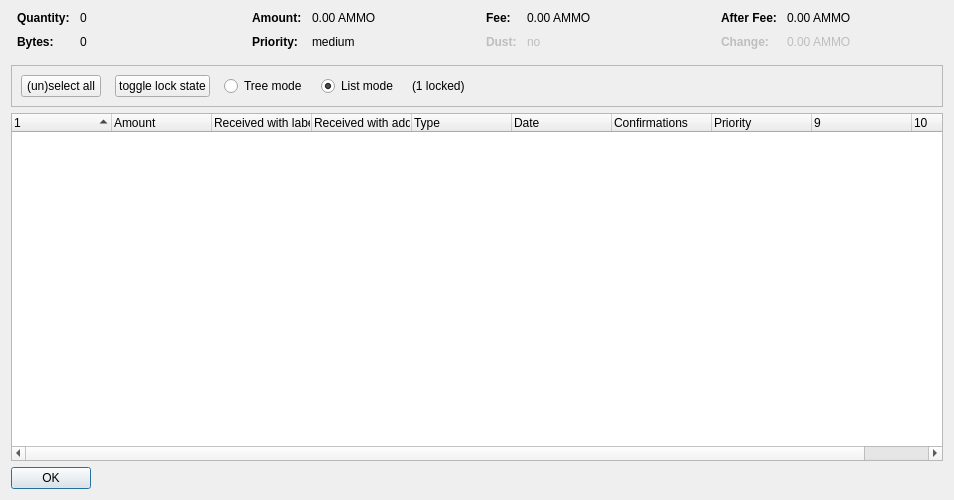
<?xml version="1.0" encoding="UTF-8"?>
<ui version="4.0">
 <class>CoinControlDialog</class>
 <widget class="QDialog" name="CoinControlDialog">
  <property name="geometry">
   <rect>
    <x>0</x>
    <y>0</y>
    <width>954</width>
    <height>500</height>
   </rect>
  </property>
  <property name="windowTitle">
   <string>Coin Selection</string>
  </property>
  <layout class="QVBoxLayout" name="verticalLayout">
   <item>
    <layout class="QHBoxLayout" name="horizontalLayoutTop" stretch="0,0,0,0">
     <property name="topMargin">
      <number>0</number>
     </property>
     <property name="bottomMargin">
      <number>10</number>
     </property>
     <item>
      <layout class="QFormLayout" name="formLayoutCoinControl1">
       <property name="horizontalSpacing">
        <number>10</number>
       </property>
       <property name="verticalSpacing">
        <number>10</number>
       </property>
       <property name="leftMargin">
        <number>6</number>
       </property>
       <property name="rightMargin">
        <number>6</number>
       </property>
       <item row="0" column="0">
        <widget class="QLabel" name="labelCoinControlQuantityText">
         <property name="font">
          <font>
           <weight>75</weight>
           <bold>true</bold>
          </font>
         </property>
         <property name="text">
          <string>Quantity:</string>
         </property>
        </widget>
       </item>
       <item row="0" column="1">
        <widget class="QLabel" name="labelCoinControlQuantity">
         <property name="cursor">
          <cursorShape>IBeamCursor</cursorShape>
         </property>
         <property name="contextMenuPolicy">
          <enum>Qt::ActionsContextMenu</enum>
         </property>
         <property name="text">
          <string notr="true">0</string>
         </property>
         <property name="textInteractionFlags">
          <set>Qt::LinksAccessibleByMouse|Qt::TextSelectableByKeyboard|Qt::TextSelectableByMouse</set>
         </property>
        </widget>
       </item>
       <item row="1" column="0">
        <widget class="QLabel" name="labelCoinControlBytesText">
         <property name="font">
          <font>
           <weight>75</weight>
           <bold>true</bold>
          </font>
         </property>
         <property name="text">
          <string>Bytes:</string>
         </property>
        </widget>
       </item>
       <item row="1" column="1">
        <widget class="QLabel" name="labelCoinControlBytes">
         <property name="cursor">
          <cursorShape>IBeamCursor</cursorShape>
         </property>
         <property name="contextMenuPolicy">
          <enum>Qt::ActionsContextMenu</enum>
         </property>
         <property name="text">
          <string notr="true">0</string>
         </property>
         <property name="textInteractionFlags">
          <set>Qt::LinksAccessibleByMouse|Qt::TextSelectableByKeyboard|Qt::TextSelectableByMouse</set>
         </property>
        </widget>
       </item>
      </layout>
     </item>
     <item>
      <layout class="QFormLayout" name="formLayoutCoinControl2">
       <property name="horizontalSpacing">
        <number>10</number>
       </property>
       <property name="verticalSpacing">
        <number>10</number>
       </property>
       <property name="leftMargin">
        <number>6</number>
       </property>
       <property name="rightMargin">
        <number>6</number>
       </property>
       <item row="0" column="0">
        <widget class="QLabel" name="labelCoinControlAmountText">
         <property name="font">
          <font>
           <weight>75</weight>
           <bold>true</bold>
          </font>
         </property>
         <property name="text">
          <string>Amount:</string>
         </property>
        </widget>
       </item>
       <item row="0" column="1">
        <widget class="QLabel" name="labelCoinControlAmount">
         <property name="cursor">
          <cursorShape>IBeamCursor</cursorShape>
         </property>
         <property name="contextMenuPolicy">
          <enum>Qt::ActionsContextMenu</enum>
         </property>
         <property name="text">
          <string notr="true">0.00 AMMO</string>
         </property>
         <property name="textInteractionFlags">
          <set>Qt::LinksAccessibleByMouse|Qt::TextSelectableByKeyboard|Qt::TextSelectableByMouse</set>
         </property>
        </widget>
       </item>
       <item row="1" column="0">
        <widget class="QLabel" name="labelCoinControlPriorityText">
         <property name="font">
          <font>
           <weight>75</weight>
           <bold>true</bold>
          </font>
         </property>
         <property name="text">
          <string>Priority:</string>
         </property>
        </widget>
       </item>
       <item row="1" column="1">
        <widget class="QLabel" name="labelCoinControlPriority">
         <property name="cursor">
          <cursorShape>IBeamCursor</cursorShape>
         </property>
         <property name="contextMenuPolicy">
          <enum>Qt::ActionsContextMenu</enum>
         </property>
         <property name="text">
          <string>medium</string>
         </property>
         <property name="textInteractionFlags">
          <set>Qt::LinksAccessibleByMouse|Qt::TextSelectableByKeyboard|Qt::TextSelectableByMouse</set>
         </property>
        </widget>
       </item>
      </layout>
     </item>
     <item>
      <layout class="QFormLayout" name="formLayoutCoinControl3">
       <property name="horizontalSpacing">
        <number>10</number>
       </property>
       <property name="verticalSpacing">
        <number>10</number>
       </property>
       <property name="leftMargin">
        <number>6</number>
       </property>
       <property name="rightMargin">
        <number>6</number>
       </property>
       <item row="0" column="0">
        <widget class="QLabel" name="labelCoinControlFeeText">
         <property name="font">
          <font>
           <weight>75</weight>
           <bold>true</bold>
          </font>
         </property>
         <property name="text">
          <string>Fee:</string>
         </property>
        </widget>
       </item>
       <item row="0" column="1">
        <widget class="QLabel" name="labelCoinControlFee">
         <property name="cursor">
          <cursorShape>IBeamCursor</cursorShape>
         </property>
         <property name="contextMenuPolicy">
          <enum>Qt::ActionsContextMenu</enum>
         </property>
         <property name="text">
          <string notr="true">0.00 AMMO</string>
         </property>
         <property name="textInteractionFlags">
          <set>Qt::LinksAccessibleByMouse|Qt::TextSelectableByKeyboard|Qt::TextSelectableByMouse</set>
         </property>
        </widget>
       </item>
       <item row="1" column="0">
        <widget class="QLabel" name="labelCoinControlLowOutputText">
         <property name="enabled">
          <bool>false</bool>
         </property>
         <property name="font">
          <font>
           <weight>75</weight>
           <bold>true</bold>
          </font>
         </property>
         <property name="text">
          <string>Dust:</string>
         </property>
        </widget>
       </item>
       <item row="1" column="1">
        <widget class="QLabel" name="labelCoinControlLowOutput">
         <property name="enabled">
          <bool>false</bool>
         </property>
         <property name="cursor">
          <cursorShape>IBeamCursor</cursorShape>
         </property>
         <property name="contextMenuPolicy">
          <enum>Qt::ActionsContextMenu</enum>
         </property>
         <property name="text">
          <string>no</string>
         </property>
         <property name="textInteractionFlags">
          <set>Qt::LinksAccessibleByMouse|Qt::TextSelectableByKeyboard|Qt::TextSelectableByMouse</set>
         </property>
        </widget>
       </item>
      </layout>
     </item>
     <item>
      <layout class="QFormLayout" name="formLayoutCoinControl4">
       <property name="horizontalSpacing">
        <number>10</number>
       </property>
       <property name="verticalSpacing">
        <number>10</number>
       </property>
       <property name="leftMargin">
        <number>6</number>
       </property>
       <property name="rightMargin">
        <number>6</number>
       </property>
       <item row="0" column="0">
        <widget class="QLabel" name="labelCoinControlAfterFeeText">
         <property name="font">
          <font>
           <weight>75</weight>
           <bold>true</bold>
          </font>
         </property>
         <property name="text">
          <string>After Fee:</string>
         </property>
        </widget>
       </item>
       <item row="0" column="1">
        <widget class="QLabel" name="labelCoinControlAfterFee">
         <property name="cursor">
          <cursorShape>IBeamCursor</cursorShape>
         </property>
         <property name="contextMenuPolicy">
          <enum>Qt::ActionsContextMenu</enum>
         </property>
         <property name="text">
          <string notr="true">0.00 AMMO</string>
         </property>
         <property name="textInteractionFlags">
          <set>Qt::LinksAccessibleByMouse|Qt::TextSelectableByKeyboard|Qt::TextSelectableByMouse</set>
         </property>
        </widget>
       </item>
       <item row="1" column="0">
        <widget class="QLabel" name="labelCoinControlChangeText">
         <property name="enabled">
          <bool>false</bool>
         </property>
         <property name="font">
          <font>
           <weight>75</weight>
           <bold>true</bold>
          </font>
         </property>
         <property name="text">
          <string>Change:</string>
         </property>
        </widget>
       </item>
       <item row="1" column="1">
        <widget class="QLabel" name="labelCoinControlChange">
         <property name="enabled">
          <bool>false</bool>
         </property>
         <property name="cursor">
          <cursorShape>IBeamCursor</cursorShape>
         </property>
         <property name="contextMenuPolicy">
          <enum>Qt::ActionsContextMenu</enum>
         </property>
         <property name="text">
          <string notr="true">0.00 AMMO</string>
         </property>
         <property name="textInteractionFlags">
          <set>Qt::LinksAccessibleByMouse|Qt::TextSelectableByKeyboard|Qt::TextSelectableByMouse</set>
         </property>
        </widget>
       </item>
      </layout>
     </item>
    </layout>
   </item>
   <item>
    <widget class="QFrame" name="frame">
     <property name="minimumSize">
      <size>
       <width>0</width>
       <height>40</height>
      </size>
     </property>
     <property name="frameShape">
      <enum>QFrame::StyledPanel</enum>
     </property>
     <property name="frameShadow">
      <enum>QFrame::Sunken</enum>
     </property>
     <layout class="QHBoxLayout" name="horizontalLayout">
      <item>
       <layout class="QHBoxLayout" name="horizontalLayoutPanel" stretch="0,0,0,0,0,0">
        <property name="spacing">
         <number>14</number>
        </property>
        <item>
         <widget class="QPushButton" name="pushButtonSelectAll">
          <property name="sizePolicy">
           <sizepolicy hsizetype="Maximum" vsizetype="Fixed">
            <horstretch>0</horstretch>
            <verstretch>0</verstretch>
           </sizepolicy>
          </property>
          <property name="text">
           <string>(un)select all</string>
          </property>
          <property name="autoDefault">
           <bool>false</bool>
          </property>
         </widget>
        </item>
        <item>
         <widget class="QPushButton" name="pushButtonToggleLock">
          <property name="sizePolicy">
           <sizepolicy hsizetype="Maximum" vsizetype="Fixed">
            <horstretch>0</horstretch>
            <verstretch>0</verstretch>
           </sizepolicy>
          </property>
          <property name="text">
           <string>toggle lock state</string>
          </property>
          <property name="autoDefault">
           <bool>false</bool>
          </property>
         </widget>
        </item>
        <item>
         <widget class="QRadioButton" name="radioTreeMode">
          <property name="sizePolicy">
           <sizepolicy hsizetype="Maximum" vsizetype="Fixed">
            <horstretch>0</horstretch>
            <verstretch>0</verstretch>
           </sizepolicy>
          </property>
          <property name="text">
           <string>Tree mode</string>
          </property>
         </widget>
        </item>
        <item>
         <widget class="QRadioButton" name="radioListMode">
          <property name="sizePolicy">
           <sizepolicy hsizetype="Maximum" vsizetype="Fixed">
            <horstretch>0</horstretch>
            <verstretch>0</verstretch>
           </sizepolicy>
          </property>
          <property name="text">
           <string>List mode</string>
          </property>
          <property name="checked">
           <bool>true</bool>
          </property>
         </widget>
        </item>
        <item>
         <widget class="QLabel" name="labelLocked">
          <property name="text">
           <string>(1 locked)</string>
          </property>
         </widget>
        </item>
        <item>
         <spacer name="horizontalSpacer">
          <property name="orientation">
           <enum>Qt::Horizontal</enum>
          </property>
          <property name="sizeHint" stdset="0">
           <size>
            <width>40</width>
            <height>20</height>
           </size>
          </property>
         </spacer>
        </item>
       </layout>
      </item>
     </layout>
    </widget>
   </item>
   <item>
    <widget class="CoinControlTreeWidget" name="treeWidget">
     <property name="contextMenuPolicy">
      <enum>Qt::CustomContextMenu</enum>
     </property>
     <property name="sortingEnabled">
      <bool>false</bool>
     </property>
     <property name="columnCount">
      <number>10</number>
     </property>
     <attribute name="headerShowSortIndicator" stdset="0">
      <bool>true</bool>
     </attribute>
     <attribute name="headerStretchLastSection">
      <bool>false</bool>
     </attribute>
     <column>
      <property name="text">
       <string/>
      </property>
     </column>
     <column>
      <property name="text">
       <string>Amount</string>
      </property>
     </column>
     <column>
      <property name="text">
       <string>Received with label</string>
      </property>
     </column>
     <column>
      <property name="text">
       <string>Received with address</string>
      </property>
     </column>
     <column>
      <property name="text">
       <string>Type</string>
      </property>
     </column>
     <column>
      <property name="text">
       <string>Date</string>
      </property>
     </column>
     <column>
      <property name="text">
       <string>Confirmations</string>
      </property>
      <property name="toolTip">
       <string>Confirmed</string>
      </property>
     </column>
     <column>
      <property name="text">
       <string>Priority</string>
      </property>
     </column>
     <column>
      <property name="text">
       <string/>
      </property>
     </column>
     <column>
      <property name="text">
       <string/>
      </property>
     </column>
    </widget>
   </item>
   <item>
    <widget class="QDialogButtonBox" name="buttonBox">
     <property name="sizePolicy">
      <sizepolicy hsizetype="Maximum" vsizetype="Fixed">
       <horstretch>0</horstretch>
       <verstretch>0</verstretch>
      </sizepolicy>
     </property>
     <property name="orientation">
      <enum>Qt::Horizontal</enum>
     </property>
     <property name="standardButtons">
      <set>QDialogButtonBox::Ok</set>
     </property>
    </widget>
   </item>
  </layout>
 </widget>
 <customwidgets>
  <customwidget>
   <class>CoinControlTreeWidget</class>
   <extends>QTreeWidget</extends>
   <header>coincontroltreewidget.h</header>
  </customwidget>
 </customwidgets>
 <resources/>
 <connections/>
</ui>
